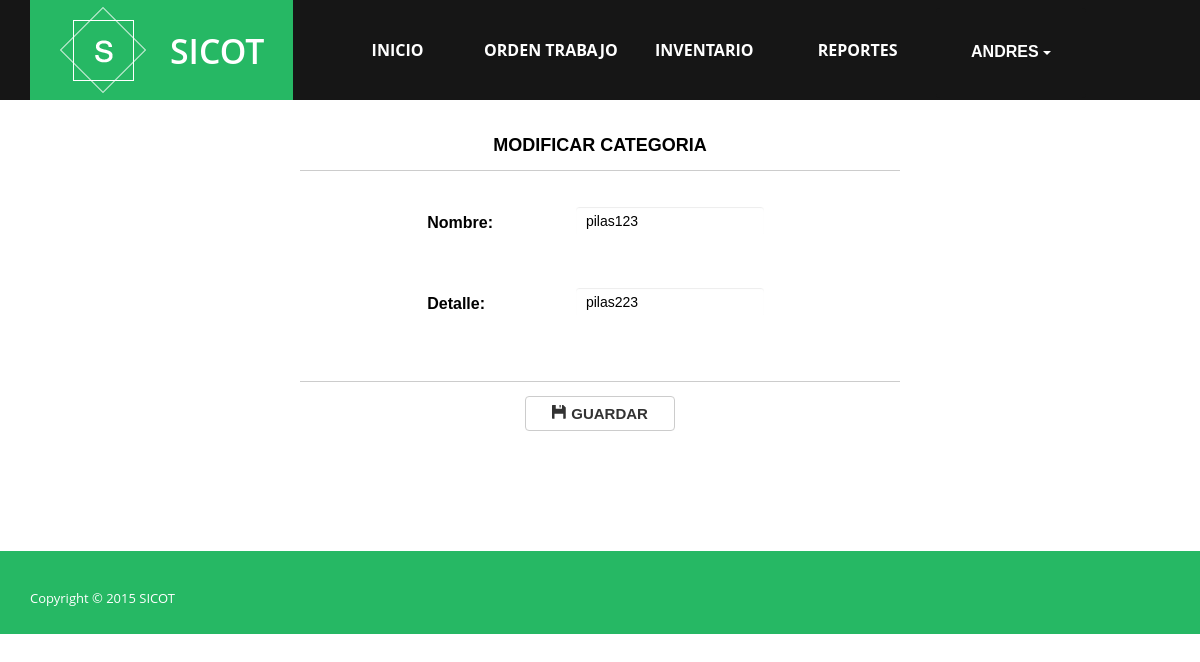
Page /inventario/gestionarcategoria/modificarcategoria/1/ (signed in) on the committed database.
### principal/models.py (models this page shows, shortened)
class Usuario (AbstractBaseUser,PermissionsMixin):
    usu_cedula = models.CharField(primary_key=True,max_length = 10)
    usu_nombre = models.CharField(max_length = 20)
    usu_apellido = models.CharField(max_length = 50)
    usu_correo = models.EmailField()
    is_active = models.BooleanField(default=True)
    is_staff = models.BooleanField(default=True)
    EST_CHOICES = (
            (u'a', u'Activo'),
            (u'i', u'Inactivo'),
    )
    usu_estado = models.CharField(max_length = 1, choices=EST_CHOICES, default='a')
    object=UserManager()
    USERNAME_FIELD = 'usu_cedula'
    REQUIRED_FIELDS = ['usu_correo','usu_nombre']

class Categoria (models.Model):
    cat_id = models.AutoField(primary_key=True)
    cat_nombre = models.CharField(max_length = 50)
    cat_detalle = models.CharField(max_length = 80)
    EST_CHOICES = (
            (u'a', u'Activo'),
            (u'i', u'Inactivo'),
    )
    cat_estado = models.CharField(max_length = 1, choices=EST_CHOICES, default='a')

### principal/views.py (the view, shortened to what this page needs)
# urls.py: url(r'^inventario/gestionarcategoria/modificarcategoria/(?P<id>\d+)/$',modificarcategoria, name='modificarcategoria'),
@login_required(login_url='/')
def modificarcategoria(request,id):
    cate=Categoria.objects.get(pk=id)
    return render_to_response('modificarcategoria.html',{'cate':cate},context_instance=RequestContext(request))

### templates/modificarcategoria.html (shortened to what this page needs)
{% extends "menu.html" %}
{% load staticfiles %}
{% block content %}
    <form  method="post" id="formulario">
        <table width="600" border="0"  align="center">
            <tr>
                <td width="56" class="titulos"></td>
                <td height="5" colspan="2" class="titulos"></td>
                <td colspan="3"></td>
            </tr>
            <tr>
                <td width="60">&nbsp;</td>
                <td width="100">&nbsp;</td>
                <td width="170">&nbsp;</td>
                <td height="30" width="200">&nbsp;</td>
                <td width="100">&nbsp;</td>
                <td width="60">&nbsp;</td>
            </tr>
            <tr>
                <td>&nbsp;</td>
                <td colspan="4" align="center" > <font color="black" face="Arial" size=4> <b> MODIFICAR CATEGORIA </b></font>  </td>
                <td>&nbsp;</td>
            </tr>
            <tr>
                <td colspan="6" height="10"><hr /></td>
            </tr>
            <tr >
                <td style="height: 30px">&nbsp;</td>
                <td style="height: 30px">&nbsp;</td>
                <td style="height: 30px" valign="middle"><label> <font color="black" face="Arial" size=3>Nombre: </font></label>  </td>
                <td> <br> <input type="text" name="cat_nombre" style="width: 190px ; height: 30px ;color: black" id="cat_nombre" class="form-control" placeholder="Ingrese nombre" value="{{ cate.cat_nombre }}"> </td>
                <td></td>
                <td style="height: 30px">&nbsp;</td>
            </tr>
            <tr>
                <td>&nbsp;</td>
                <td>&nbsp;</td>
                <td style="height: 30px" valign="middle"><label> <font color="black" face="Arial" size=3>Detalle: </font></label>  </td>
                <td> <br> <input type="text" name="cat_detalle" style="width: 190px ; height: 30px ;color: black" id="cat_detalle" class="form-control" placeholder="Ingrese detalle" value="{{ cate.cat_detalle }}"> </td>
                <td>&nbsp;</td>
                <td>&nbsp;</td>
            </tr>
            <tr>
                <td>&nbsp;</td>
                <td>&nbsp;</td>
                <td>&nbsp;</td>
                <td>&nbsp;</td>
                <td>&nbsp;</td>
                <td>&nbsp;</td>
            </tr>
            <tr>
                <td colspan="6"  height="10"><hr /></td>
            </tr>
            <tr>
                <td>&nbsp;</td>
                <td>&nbsp;</td>
                <td colspan="2" align="center"><button type="submit" name="guardar" id="guardar"  style="font-size: 15px; width: 150px"  class="btn btn-default" aria-label="Left Align" onclick="validarFormulario()"  >
                    <span class="glyphicon glyphicon-floppy-disk" aria-hidden="true" > </span>  <b> GUARDAR  </b>
                </button></td>
                <td>&nbsp;</td>
                <td>&nbsp;</td>
            </tr>
        </table>
    </form>
{% endblock content %}

### templates/menu.html (shortened to what this page needs)
<!DOCTYPE html>
<html>
<head>
    {% load staticfiles %}
    {% block css %}
        <link rel="stylesheet" href="{% static 'css/bootstrap.min.css' %}">
        <link rel="stylesheet" href="{% static 'css/normalize.min.css' %}">
        <link rel="stylesheet" href="{% static 'css/animate.css' %}">
        <link rel="stylesheet" href="{% static 'css/font-awesome.min.css' %}">
        <link rel="stylesheet" href="{% static 'css/templatemo_misc.css' %}">
        <link rel="stylesheet" href="{% static 'css/templatemo_style.css' %}">
        <link rel="stylesheet" href="{% static 'css/formulario.css' %}">
    {% endblock css %}
</head>
<body>
<div id="front">
        <div class="site-header">
            <div class="container">
                <div class="row">
                    <div class="col-md-3 col-sm-10 col-xs-20">
                        <div id="templatemo_logo">
                            <h1><a href="{% url 'inicio' %}">SICOT</a></h1>
                        </div>
                    </div>
                    <div class="col-md-8 col-sm-20 col-xs-20">
                        <div class="main-menu">
                            <ul >
                                <li><a href="{% url 'inicio' %}">Inicio</a></li>
                                <li><a href="{% url 'orden' %}">Orden Trabajo</a></li>
                                <li><a href="{% url 'inventario' %}">Inventario</a></li>
                                <li><a href="{% url 'reporte' %}">Reportes</a></li>
                                <div class="btn-group">
                                  <button id="btnuser" style="font-size: 16px; width: 150px ;height: 90px; border: 0px; background: #161616; color: #ffffff" type="button" class="btn btn-default dropdown-toggle" data-toggle="dropdown" aria-haspopup="true" aria-expanded="false">
                                   <b>  {{ user.usu_nombre|upper}}  </b> <span class="caret"></span>
                                  </button>
                                </div>
                            </ul>
                        </div>
                    </div>
                </div>
            </div>
        </div>
    </div>
<div id="contenido" >
    {% block content %}  {% endblock content %}
</div>
</body>
<div class="site-footer">
        <div class="container">
            <div class="row">
                <div class="col-md-6 col-sm-6">
                    <span >
                    	Copyright &copy; 2015 <a href="#">SICOT</a>
                    </span>
                </div>
            </div>
        </div>
    </div>
</html>

### static/css/templatemo_style.css (style rules this page uses)
html, button, input, select, textarea { color: #222; }
hr { display: block; height: 1px; border: 0; border-top: 1px solid #ccc; margin: 1em 0; padding: 0; }
.main-menu ul, .site-slider ul, ul.social { padding: 0; margin: 0; list-style: none; }
form input[type="text"], form input[type="email"], form input[type="number"], form input[type="password"] { background: #fff; border: 1px solid #fff; padding: 7px 10px; width: 60%; }
html, body { font-size: 100%; width: 100%; height: 100%; -webkit-font-smoothing: antialiased; -moz-osx-font-smoothing: grayscale; vertical-align: baseline; }
body { font: 13px/21px "Open Sans", Arial, sans-serif; color: #838383; background-color: white; }
a { color: #26b864; text-decoration: none !important; -webkit-transition: all 200ms ease-in; -moz-transition: all 200ms ease-in; -ms-transition: all 200ms ease-in; -o-transition: all 200ms ease-in; transition: all 200ms ease-in; }
h1, h2, h3, h4, h5, h6 { font-family: "Open Sans", Arial, sans-serif; color: #444444; }
h1 { font-size: 2.6em; }
*, *:before, *:after { -moz-box-sizing: border-box; -webkit-box-sizing: border-box; box-sizing: border-box; }
.site-header { position: static; min-height: 100px; height: 100px; width: 100%; z-index: 9999; background-color: #161616; }
#templatemo_logo { background-color: #26b864; background-image: url(../images/templatemo_logo.png); background-repeat: no-repeat; background-position: 30px center; height: 100px; display: block; }
#templatemo_logo h1 { margin: 0; text-transform: uppercase; font-weight: 600; line-height: 102px; display: block; }
#templatemo_logo h1 a { margin-left: 140px; color: white; display: block; }
.main-menu { text-align: left; position: relative; width: 900px; }
.main-menu ul { position: absolute; background-color: #161616; width: 100%; }
.main-menu ul li { display: inline-block; width: 150px; text-align: center; line-height: 100px; }
.main-menu ul li a { color: white; font-weight: 700; font-size: 16px; text-transform: uppercase; outline: 0; border: 0; display: block; }
input, textarea { margin-bottom: 30px; background-color: #f6f7f8; padding: 14px; font-size: 14px; color: #838383; outline: 0; border: 0; border-bottom: 1px solid #b5c1c9; width: 100%; }
.site-footer { margin-top: 120px; background-color: #26b864; color: white; padding: 25px 0; }
.site-footer a { color: white; }
.site-footer span { margin-top: 12px; display: block; }

### rows in the picture
Usuario: usu_nombre "ANDRES"
Categoria: cat_nombre "pilas123", cat_detalle "pilas223"
